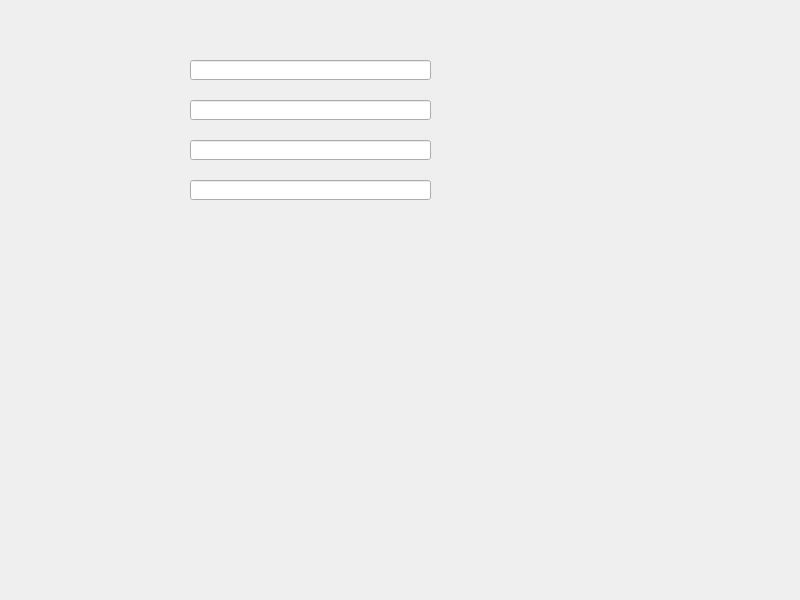
<?xml version="1.0" encoding="UTF-8"?>
<ui version="4.0">
 <class>Widget</class>
 <widget class="QWidget" name="Widget">
  <property name="geometry">
   <rect>
    <x>0</x>
    <y>0</y>
    <width>800</width>
    <height>600</height>
   </rect>
  </property>
  <property name="windowTitle">
   <string>Widget</string>
  </property>
  <widget class="QLineEdit" name="lineEdit">
   <property name="geometry">
    <rect>
     <x>190</x>
     <y>60</y>
     <width>241</width>
     <height>20</height>
    </rect>
   </property>
  </widget>
  <widget class="QLineEdit" name="lineEdit_2">
   <property name="geometry">
    <rect>
     <x>190</x>
     <y>100</y>
     <width>241</width>
     <height>20</height>
    </rect>
   </property>
   <property name="focusPolicy">
    <enum>Qt::FocusPolicy::NoFocus</enum>
   </property>
  </widget>
  <widget class="QLineEdit" name="lineEdit_3">
   <property name="geometry">
    <rect>
     <x>190</x>
     <y>140</y>
     <width>241</width>
     <height>20</height>
    </rect>
   </property>
   <property name="focusPolicy">
    <enum>Qt::FocusPolicy::ClickFocus</enum>
   </property>
  </widget>
  <widget class="QLineEdit" name="lineEdit_4">
   <property name="geometry">
    <rect>
     <x>190</x>
     <y>180</y>
     <width>241</width>
     <height>20</height>
    </rect>
   </property>
   <property name="focusPolicy">
    <enum>Qt::FocusPolicy::TabFocus</enum>
   </property>
  </widget>
 </widget>
 <resources/>
 <connections/>
</ui>
